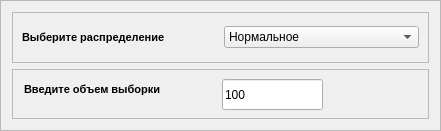
                      <widget class="QFrame" name="frame_5">
                       <property name="geometry">
                        <rect>
                         <x>500</x>
                         <y>210</y>
                         <width>441</width>
                         <height>131</height>
                        </rect>
                       </property>
                       <property name="styleSheet">
                        <string notr="true"/>
                       </property>
                       <property name="frameShape">
                        <enum>QFrame::StyledPanel</enum>
                       </property>
                       <property name="frameShadow">
                        <enum>QFrame::Raised</enum>
                       </property>
                       <layout class="QVBoxLayout" name="verticalLayout_7">
                        <item>
                         <widget class="QFrame" name="frame_4">
                          <property name="frameShape">
                           <enum>QFrame::StyledPanel</enum>
                          </property>
                          <property name="frameShadow">
                           <enum>QFrame::Raised</enum>
                          </property>
                          <layout class="QHBoxLayout" name="horizontalLayout_9">
                           <item>
                            <widget class="QLabel" name="label_5">
                             <property name="font">
                              <font>
                               <family>Segoe UI</family>
                               <pointsize>8</pointsize>
                               <weight>75</weight>
                               <bold>true</bold>
                              </font>
                             </property>
                             <property name="styleSheet">
                              <string notr="true">color: rgb(0, 0, 0);</string>
                             </property>
                             <property name="text">
                              <string>Выберите распределение </string>
                             </property>
                            </widget>
                           </item>
                           <item>
                            <widget class="QComboBox" name="comboBox_2">
                             <property name="styleSheet">
                              <string notr="true">QComboBox{
	background-color: transparent;
	border-radius: 5px;
	border: 2px solid rgb(27, 29, 35);
	padding: 5px;
	padding-left: 10px;
    color: rgb(0, 0, 0);	
}
QComboBox:hover{
	border: 2px solid rgb(64, 71, 88);
}
QComboBox QAbstractItemView {
	color: rgb(0, 0, 0);	
	background-color: rgb(210, 210, 210);
	padding: 10px;
	selection-background-color: rgb(39, 44, 54);
}
color: rgb(0, 0, 0);</string>
                             </property>
                             <item>
                              <property name="text">
                               <string>Нормальное </string>
                              </property>
                             </item>
                             <item>
                              <property name="text">
                               <string>Экпонинциальное</string>
                              </property>
                             </item>
                            </widget>
                           </item>
                          </layout>
                         </widget>
                        </item>
                        <item>
                         <widget class="QFrame" name="frame_3">
                          <property name="frameShape">
                           <enum>QFrame::StyledPanel</enum>
                          </property>
                          <property name="frameShadow">
                           <enum>QFrame::Raised</enum>
                          </property>
                          <widget class="QLabel" name="label_4">
                           <property name="geometry">
                            <rect>
                             <x>12</x>
                             <y>12</y>
                             <width>159</width>
                             <height>17</height>
                            </rect>
                           </property>
                           <property name="font">
                            <font>
                             <family>Segoe UI</family>
                             <pointsize>8</pointsize>
                             <weight>75</weight>
                             <bold>true</bold>
                            </font>
                           </property>
                           <property name="styleSheet">
                            <string notr="true">color: rgb(0, 0, 0);</string>
                           </property>
                           <property name="text">
                            <string>Введите объем выборки</string>
                           </property>
                          </widget>
                          <widget class="QLineEdit" name="lineEdit_4">
                           <property name="geometry">
                            <rect>
                             <x>210</x>
                             <y>10</y>
                             <width>101</width>
                             <height>31</height>
                            </rect>
                           </property>
                           <property name="styleSheet">
                            <string notr="true">color: rgb(0, 0, 0);</string>
                           </property>
                           <property name="text">
                            <string>100</string>
                           </property>
                          </widget>
                         </widget>
                        </item>
                       </layout>
                      </widget>
